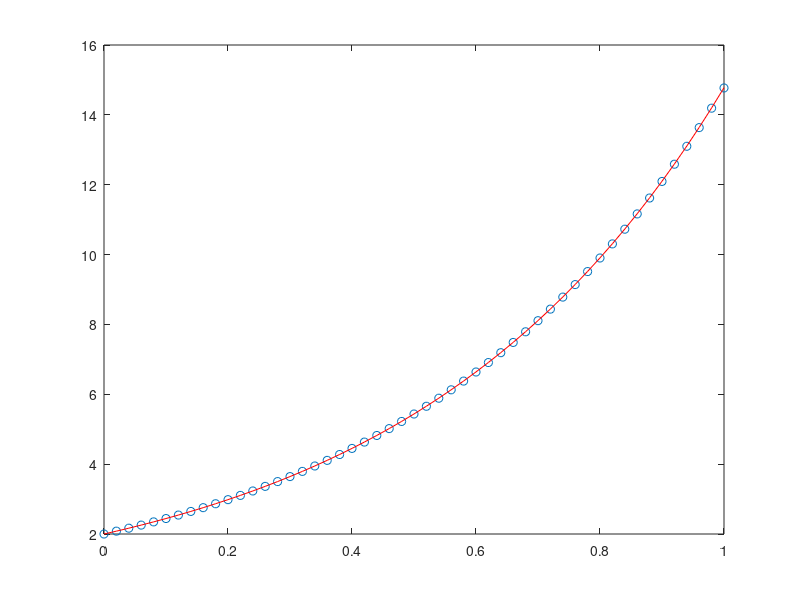

Reproduce this figure in MATLAB.
clear;
clc;
close all;

F=@(t,y) 2*y;% dydt = 2*y

t0 = 0; y0=2; % initial condition
t1 = 1;
n = 50; % number of timestep
dt = (t1 - t0) / n;
yall=[y0];
ypre = y0;
for t = t0:dt:t1-dt
    s1 = F(t,ypre); % have to implement this slope function
    s2 = F(t+dt,ypre+dt*s1);
    ynext = ypre + dt * (s1+s2)/2;
    yall= [yall; ynext]
    ypre = ynext;
end
t = linspace(t0,t1,n+1)';
plot(t,yall,'o','displayname','Euler'); hold on;
% exact soln?
yexact = 2*exp(2*t);
plot (t,yexact,'-r','displayname', 'Exact')


error_RK4= abs(yexact(end) - yall(end))
